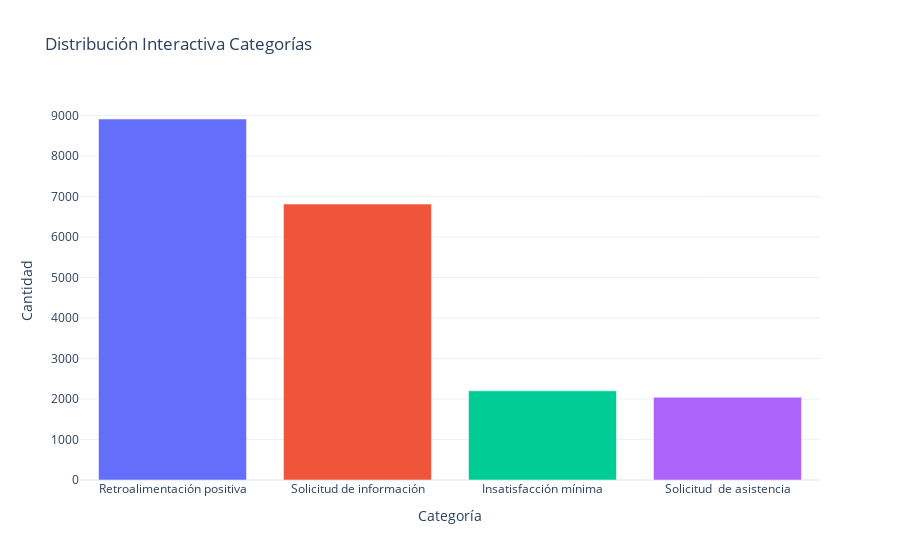

This figure's notebook cell:
### Code cell
fig = px.bar(x=categoria_counts.index, y=categoria_counts.values, color=categoria_counts.index,
             title='Distribución Interactiva Categorías', labels={'x':'Categoría', 'y':'Cantidad'})

fig.update_layout(template='plotly_white', showlegend=False)
fig.show()

### Figure 1 — Plotly figure (JSON) as saved in the notebook; plotly's stock layout.template omitted (floating-point values rounded to 4 significant figures)
{"data": [{"hovertemplate": "color=Retroalimentación positiva<br>Categoría=%{x}<br>Cantidad=%{y}<extra></extra>", "legendgroup": "Retroalimentación positiva", "marker": {"color": "#636efa", "pattern": {"shape": ""}}, "name": "Retroalimentación positiva", "orientation": "v", "showlegend": true, "textposition": "auto", "type": "bar", "x": ["Retroalimentación positiva"], "xaxis": "x", "y": [8917], "yaxis": "y"}, {"hovertemplate": "color=Solicitud de información<br>Categoría=%{x}<br>Cantidad=%{y}<extra></extra>", "legendgroup": "Solicitud de información", "marker": {"color": "#EF553B", "pattern": {"shape": ""}}, "name": "Solicitud de información", "orientation": "v", "showlegend": true, "textposition": "auto", "type": "bar", "x": ["Solicitud de información"], "xaxis": "x", "y": [6816], "yaxis": "y"}, {"hovertemplate": "color=Insatisfacción mínima<br>Categoría=%{x}<br>Cantidad=%{y}<extra></extra>", "legendgroup": "Insatisfacción mínima", "marker": {"color": "#00cc96", "pattern": {"shape": ""}}, "name": "Insatisfacción mínima", "orientation": "v", "showlegend": true, "textposition": "auto", "type": "bar", "x": ["Insatisfacción mínima"], "xaxis": "x", "y": [2202], "yaxis": "y"}, {"hovertemplate": "color=Solicitud  de asistencia<br>Categoría=%{x}<br>Cantidad=%{y}<extra></extra>", "legendgroup": "Solicitud  de asistencia", "marker": {"color": "#ab63fa", "pattern": {"shape": ""}}, "name": "Solicitud  de asistencia", "orientation": "v", "showlegend": true, "textposition": "auto", "type": "bar", "x": ["Solicitud  de asistencia"], "xaxis": "x", "y": [2046], "yaxis": "y"}], "layout": {"barmode": "relative", "legend": {"title": {"text": "color"}, "tracegroupgap": 0}, "showlegend": false, "title": {"text": "Distribución Interactiva Categorías"}, "xaxis": {"anchor": "y", "domain": [0, 1], "title": {"text": "Categoría"}}, "yaxis": {"anchor": "x", "domain": [0, 1], "title": {"text": "Cantidad"}}}}
